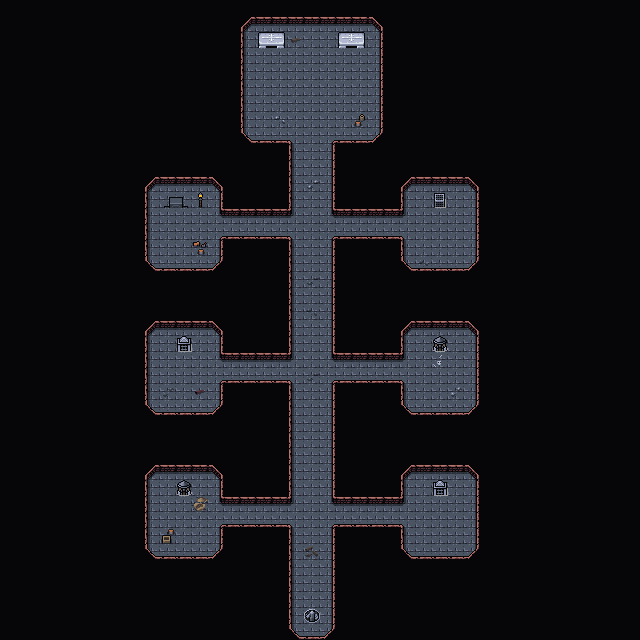

This is a level from a 2D game, rendered from its Tiled map with the project's own tilesets. A one-line summary and the map file follow, with tile-layer data summarised:
An orthogonal 40x40 tile map with 16x16 px tiles, 4 tile layers (Collision, Background, Walls, Clutter), 2 tilesets and 8 objects.

<map version="1.5" tiledversion="1.7.2" orientation="orthogonal" renderorder="right-down" width="40" height="40" tilewidth="16" tileheight="16" infinite="0" nextlayerid="7" nextobjectid="54">
 <editorsettings>
  <export target="wastetown..tmx" format="tmx" />
 </editorsettings>
 <tileset firstgid="1" source="../tileset/main.tsx" />
 <tileset firstgid="3477" source="../tileset/buildings.tsx" />
 <layer id="6" name="Collision" width="40" height="40">
  <data>[1600 cells, 15 non-empty, 2 distinct tile ids]</data>
 </layer>
 <layer id="1" name="Background" width="40" height="40">
  <data>[1600 cells, 1600 non-empty, 2 distinct tile ids]</data>
 </layer>
 <layer id="2" name="Walls" width="40" height="40">
  <data>[1600 cells, 1487 non-empty, 15 distinct tile ids]</data>
 </layer>
 <layer id="3" name="Clutter" width="40" height="40">
  <properties>
   <property name="spriteLayer" type="bool" value="true" />
  </properties>
  <data>[1600 cells, 29 non-empty, 24 distinct tile ids]</data>
 </layer>
 <objectgroup id="4" name="Objects">
  <object id="38" template="../obj/entry_up.tx" x="304.303" y="623.697">
   <properties>
    <property name="teleport" value="../common/maps/map/graveyard_5.tmx" />
   </properties>
  </object>
  <object id="47" template="../obj/gold.tx" x="150" y="233" />
  <object id="48" template="../obj/treasure.tx" x="457" y="234" />
  <object id="49" template="../obj/gold.tx" x="458.5" y="521" />
  <object id="50" template="../obj/enemy.tx" x="216.069" y="233.475">
   <properties>
    <property name="enemy" value="Ghost" />
   </properties>
  </object>
  <object id="51" template="../obj/enemy.tx" x="390.833" y="234.167">
   <properties>
    <property name="enemy" value="Geist" />
   </properties>
  </object>
  <object id="52" template="../obj/enemy.tx" x="390.667" y="523.333">
   <properties>
    <property name="enemy" value="Ghost" />
   </properties>
  </object>
  <object id="53" template="../obj/enemy.tx" x="303.75" y="96.25">
   <properties>
    <property name="enemy" value="Geist" />
   </properties>
  </object>
 </objectgroup>
</map>
